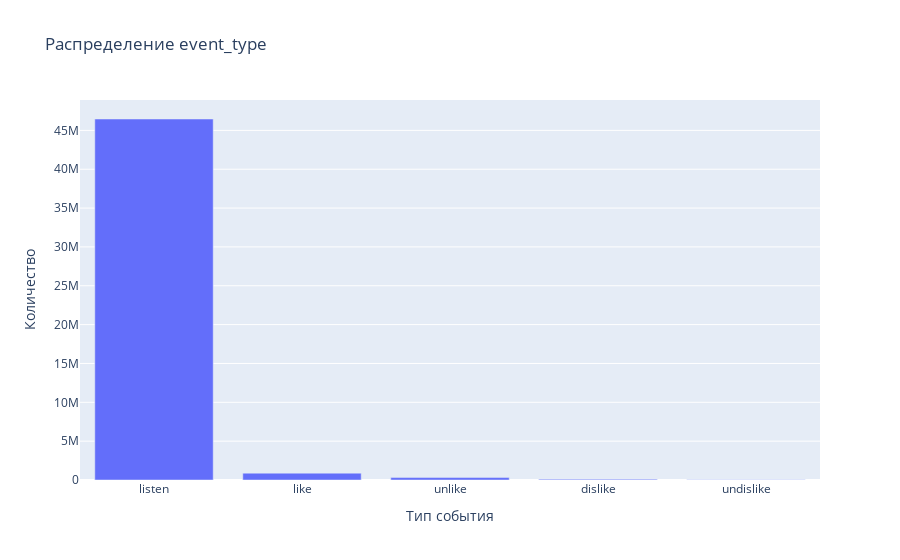

Notebook cell for this chart:
### Markdown cell above
Несмотря на то, что в документации описаны типы событий, повторно посмотрим какие есть и в какой количестве

### Code cell
fig = px.bar(
    data["event_type"].value_counts().reset_index(),
    x="index",
    y="event_type",
    labels={"index": "Тип события", "event_type": "Количество"},
    title="Распределение event_type"
)

fig.show()

### Figure 1 — Plotly figure (JSON) as saved in the notebook; plotly's stock layout.template omitted (floating-point values rounded to 4 significant figures)
{"data": [{"hovertemplate": "Тип события=%{x}<br>Количество=%{y}<extra></extra>", "legendgroup": "", "marker": {"color": "#636efa", "pattern": {"shape": ""}}, "name": "", "orientation": "v", "showlegend": false, "textposition": "auto", "type": "bar", "x": ["listen", "like", "unlike", "dislike", "undislike"], "xaxis": "x", "y": [46467212, 881456, 312972, 107776, 21033], "yaxis": "y"}], "layout": {"barmode": "relative", "legend": {"tracegroupgap": 0}, "title": {"text": "Распределение event_type"}, "xaxis": {"anchor": "y", "domain": [0, 1], "title": {"text": "Тип события"}}, "yaxis": {"anchor": "x", "domain": [0, 1], "title": {"text": "Количество"}}}}
